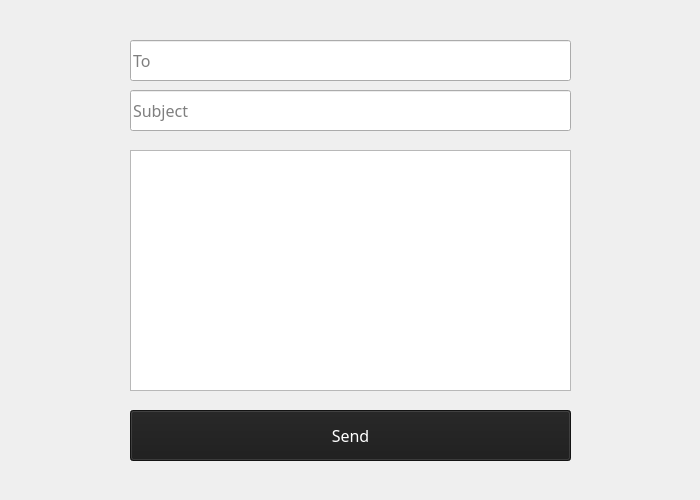
<?xml version="1.0" encoding="UTF-8"?>
<ui version="4.0">
 <class>messenger</class>
 <widget class="QMainWindow" name="messenger">
  <property name="geometry">
   <rect>
    <x>0</x>
    <y>0</y>
    <width>700</width>
    <height>500</height>
   </rect>
  </property>
  <property name="font">
   <font>
    <family>Montserrat</family>
    <pointsize>12</pointsize>
   </font>
  </property>
  <property name="windowTitle">
   <string>Messenger</string>
  </property>
  <property name="windowIcon">
   <iconset>
    <normaloff>icon.ico</normaloff>icon.ico</iconset>
  </property>
  <widget class="QWidget" name="centralwidget">
   <widget class="QLineEdit" name="to_edit">
    <property name="geometry">
     <rect>
      <x>130</x>
      <y>40</y>
      <width>441</width>
      <height>41</height>
     </rect>
    </property>
    <property name="font">
     <font>
      <family>Montserrat</family>
      <pointsize>12</pointsize>
     </font>
    </property>
    <property name="placeholderText">
     <string>To</string>
    </property>
   </widget>
   <widget class="QPushButton" name="send_button">
    <property name="geometry">
     <rect>
      <x>130</x>
      <y>410</y>
      <width>441</width>
      <height>51</height>
     </rect>
    </property>
    <property name="font">
     <font>
      <family>Montserrat</family>
      <pointsize>12</pointsize>
      <weight>50</weight>
      <italic>false</italic>
      <bold>false</bold>
     </font>
    </property>
    <property name="styleSheet">
     <string notr="true">font: 12pt &quot;Montserrat&quot;;
color: rgb(255, 255, 255);
background-color: rgb(27, 27, 27);
</string>
    </property>
    <property name="text">
     <string>Send</string>
    </property>
    <property name="checkable">
     <bool>false</bool>
    </property>
    <property name="autoDefault">
     <bool>false</bool>
    </property>
    <property name="flat">
     <bool>false</bool>
    </property>
   </widget>
   <widget class="QLineEdit" name="subject_edit">
    <property name="geometry">
     <rect>
      <x>130</x>
      <y>90</y>
      <width>441</width>
      <height>41</height>
     </rect>
    </property>
    <property name="font">
     <font>
      <family>Montserrat</family>
      <pointsize>12</pointsize>
     </font>
    </property>
    <property name="placeholderText">
     <string>Subject</string>
    </property>
   </widget>
   <widget class="QPlainTextEdit" name="message_edit">
    <property name="geometry">
     <rect>
      <x>130</x>
      <y>150</y>
      <width>441</width>
      <height>241</height>
     </rect>
    </property>
    <property name="frameShadow">
     <enum>QFrame::Plain</enum>
    </property>
   </widget>
  </widget>
 </widget>
 <resources/>
 <connections/>
</ui>
